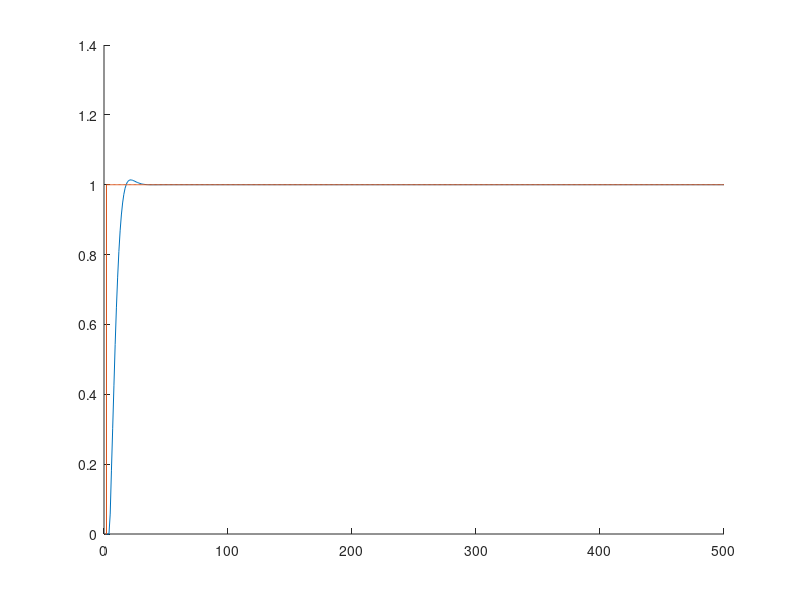
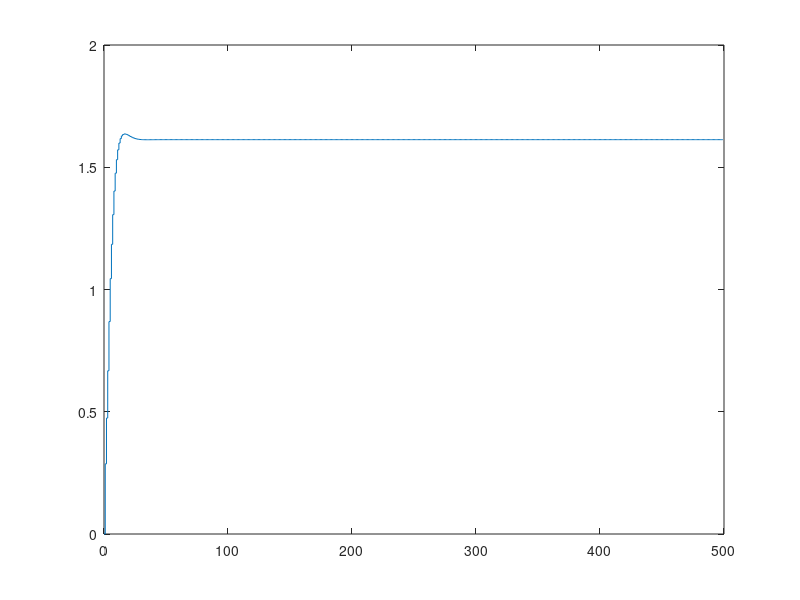

Here is the MATLAB script that generated these plots, in order:
% function [] = GPC_analitic()
clear;
% s = [0 0 0.2 0.5 0.6 0.62];
N = 6;
D = N;
Nu = 3;
lambda = 5;

Tp = 1;
% Próbki dyskretne
kk = 500;
% Wektor czasu
t = 0:Tp:(kk-1)*Tp;

na = 2;
nb = 4;

a(1) = -0.2676;
b(1:2) = 0;
b(3) = 0.1989;
b(4) = 0.2552;

s(1) = b(1);
s(2) = sum(b(1:2)) - a(1)*s(1); 
for k = 3:N
    s(k) = sum(b(1:min(k,nb))) - a(1)*s(k-1);
end

M = zeros(N, Nu);

for k = 1:N
    for i = 1:Nu
        if(k >= i)
            M(k, i) = s(k-i+1);
        end
    end
end

K = ((M' * M + lambda * eye(Nu))^(-1)) * M';
K_1 = K(1, :);

% Dane równania
A = [1 -1.2676 0.2676]; % współczynniki dla A(z^-1)
B = [0.1989 0.2552]; % współczynniki dla B(z^-1)

tau = 2;

E = cell(N,1);
F = cell(N,1);
G = cell(N,1);
G_PG = cell(N-tau, 1);

for k = 1:N
    E{k} = zeros(1,k);
    F{k} = zeros(1,na);
    G{k} = zeros(1, k+1);
end

E{1} = 1;
F{1} = -A(2:end);

for p = 2:N
    % E
    for k = 1:p
        if k <= p-1
            e = E{p-1}(k);
        else
            e = F{p-1}(1);
        end
        E{p}(k) = e;
    end

    % F
    for k = 1:na
        if k < na
            f = -F{p-1}(1) * A(k+1) + F{p-1}(k+1);
        else
            f = -F{p-1}(1) * A(k+1);
        end
        F{p}(k) = f;
    end
end
% opóźnienie tau = 2 --> zaczynamy od p = 3
for p = tau+1:N
    for k = 1:length(E{p}) + 1
        if k == 1
            G{p}(k) = E{p}(1)*B(1);
        elseif k < length(E{p}) + 1
            G{p}(k) = E{p}(k-1)*B(2) + E{p}(k)*B(1);
        else
            G{p}(k) = E{p}(k-1)*B(2);
        end
    end
end

for k = 1:N-tau
    G_PG{k} = G{k+tau}(end-(Nu-1):end);
end
G_PG = cell2mat(G_PG);
F = cell2mat(F);
k_y = zeros(1,na);
k_u = zeros(1,nb-1);
for k = 1:na
    k_y(k) = K_1*F(:,k);
end

for k = 1:nb-1
    k_u(k) = K_1(tau+1:end)*G_PG(:,k);
end
k_e = sum(K_1);

y = zeros(kk,1);
y_zad = zeros(kk,1);
y_zad(2:end) = 1;

delta_up = zeros(1, nb-1);
delta_u = 0;

u = zeros(1,kk);
u_max = 2;
delta_uk_max = 0.5;

for k = 2:kk
    if k == 2 || k == 3
        y(k) = -a(1)*y(k-1);
    elseif k == 4
        y(k) = -a(1)*y(k-1) + b(3)*u(k-3);
    else
        y(k) = -a(1)*y(k-1) + b(3)*u(k-3) + b(4) * u(k-4);
    end

    for i = (nb-1):-1:1
        if i == 1
            delta_up(i) = delta_u;
        else
            delta_up(i) = delta_up(i-1);
        end
    end
    delta_up = [delta_u, delta_up(1:end-1)];

    if k == 2
        delta_u = k_e*y_zad(k) - k_y*[y(k-1); 0] - k_u*delta_up';
    else
        delta_u = k_e*y_zad(k) - k_y*[y(k-1); y(k-2)] - k_u*delta_up';
    end
    if delta_u > delta_uk_max
        delta_u = delta_uk_max;
    elseif delta_u < -delta_uk_max
        delta_u = -delta_uk_max;
    end
    u(k) = u(k-1) + delta_u;
    if u(k) > u_max
        u(k) = u_max;
    elseif u(k) < -u_max
        u(k) = -u_max;
    end
end

figure;
hold on;
plot(1:kk, y);
stairs(1:kk, y_zad);
hold off;

figure;
stairs(0:(kk-1), u);
% end

%%
% GPC ale z delta_u = k_e*y_zad(k) - k_y*[y(k-1); y(k-2)] - k_u*delta_up';

function [] = test(a, b, N, D, Nu, lambda, y_zad, s, kk, t, tau)
    M = zeros(N, Nu);
    
    % Implementacja macierzy M
    for i = 1:N
        for j = 1:Nu
            if(i >= j)
                M(i,j) = s(i-j+1);
            end
        end
    end

    % Macierz K
    K = ((M' * M + lambda * eye(Nu))^(-1)) * M';
    K_1 = K(1,:);
    
    % Alokacja pamięci
    y = zeros(1, kk);
    delta_up = zeros(D-1,1);
    delta_u = 0;
    u = zeros(1, kk);
    
    % Sterowanie DMC
    for k = 2:kk
        if k < tau+2
            y(k) = 0;
        elseif k == tau+2
            y(k) = - a(1)*y(k-1) - a(2)*y(k-2) + b(1)*u(k-(tau+1));
        else
            y(k) = - a(1)*y(k-1) - a(2)*y(k-2) + b(1)*u(k-(tau+1)) + b(2)*u(k-(tau+2));
        end
        
        % Przepisanie sterowań do wektora przeszłych sterowań
            for i = (D-1):-1:1
                if i == 1
                    delta_up(i) = delta_u;
                else
                    delta_up(i) = delta_up(i-1);
                end
            end 

        Y = ones(N,1)*y(k);
        Y_0 = Y + M_p*delta_up;
        Y_zad = ones(N,1)*y_zad(k);

        % Obliczenie przyrostu sterowania dla chwili (i+1) w chwili i-tej
        delta_u = K_1*(Y_zad - Y_0);
        
        % Obliczenie sterowania dla chwili (i+1) w chwili i-tej
        u(1,k) = u(1,k-1) + delta_u; 
    end
    
    % Prezentacja wyników
    figure;
    hold on;
    stairs(1:kk, y_zad, 'r');
    stairs(1:kk, y, 'b');
    hold off;
    legend('y_{zad}', 'y');
    plot_title = sprintf('Sygnał wyjściowy y(k) \n Regulator DMC');
    title(plot_title);
    xlabel('k');
    ylabel('y(k)');
    
    figure;
    hold on;
    stairs(0:kk-1, u, 'r');
    hold off;
    legend('u');
    plot_title = sprintf('Sygnał sterujący u(k) \n Regulator DMC');
    title(plot_title);
    xlabel('k');
    ylabel('u');
end